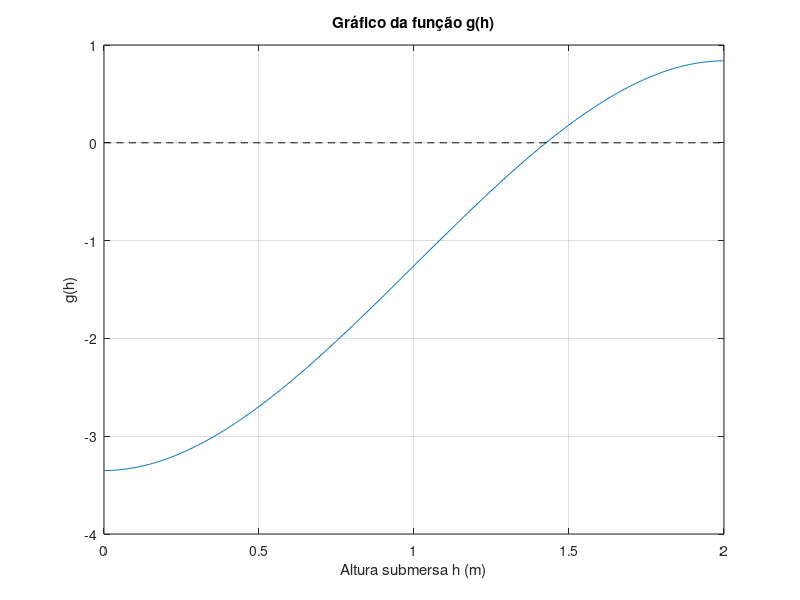

MATLAB code to generate this figure:
function plot_bisseccao_esfera()
    % Constantes
    r = 1; % raio da esfera em metros
    ps = 200; % densidade da esfera em kg/m^3
    pw = 1000; % densidade da água em kg/m^3
    pi = 3.141592653589793;

    % Volume submerso da esfera
    volume_submerso = @(h) (4/3) * pi * r^3 - (pi * h^2 / 3) * (3 * r - h);
    
    % Volume total da esfera
    volume_total = (4 / 3) * pi * r^3;
    
    % Função g(h) que deve ser zero no ponto de equilíbrio
    g = @(h) ps * volume_total / pw - volume_submerso(h);

    % Valores de h para plotagem
    h_values = linspace(0, 2 * r, 400);
    g_values = arrayfun(g, h_values);

    % Criando o gráfico
    figure;
    plot(h_values, g_values);
    title('Gráfico da função g(h)');
    xlabel('Altura submersa h (m)');
    ylabel('g(h)');
    grid on;
    hold on;
    % Linha y = 0 para referência
    plot(h_values, zeros(size(h_values)), '--k');
    hold off;
end
